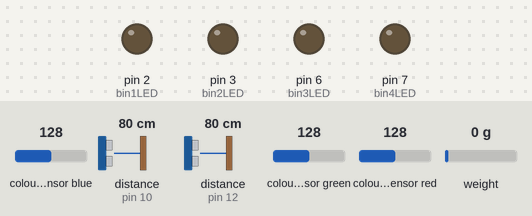
Bench run of a sketch on a simulated Arduino Uno, built with avr-gcc and run on an emulated ATmega328P. On the bench: output pins drawn as LEDs (lit = HIGH). Wiring (inferred from the names in the program): 2 × ultrasonic range finder: trigger pin 9, echo pin 10 / trigger pin 11, echo pin 12. The test bench sets the inputs (shaded band); at power-on: distance to the obstacle (sensors on pin 10, pin 12) 80 cm, colour sensor blue 128, colour sensor green 128, colour sensor red 128, weight on the scale 0 g. The echo pulse lasts 58.3 µs per cm; pins used as bus, display or sensor lines are not drawn; what the sketch prints to the serial monitor is not drawn.

Above: at 4.1 s.
4.2 s: distance to the obstacle (sensor on pin 10) set to 21 cm
5.7 s: distance to the obstacle (sensor on pin 10) set to 17 cm
At 6.4 s:
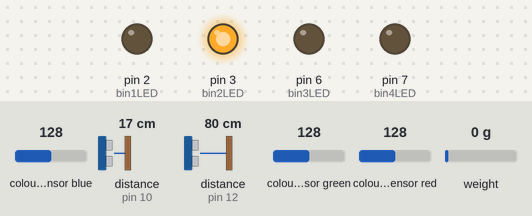
7.3 s: distance to the obstacle (sensor on pin 10) set to 15 cm
8.8 s: distance to the obstacle (sensor on pin 10) set to 11 cm
At 9.6 s:
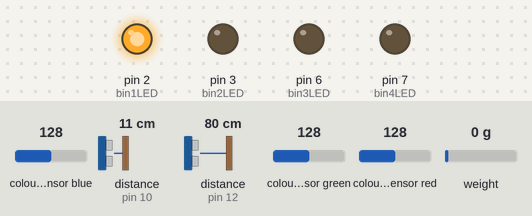
10.3 s: distance to the obstacle (sensor on pin 10) set to 18 cm
At 11.1 s:
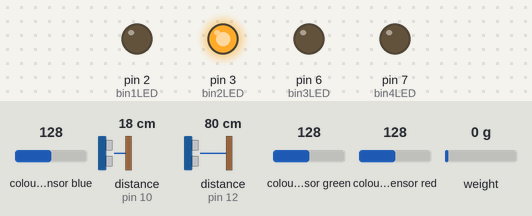
11.9 s: distance to the obstacle (sensor on pin 10) set to 9 cm
At 12.7 s:
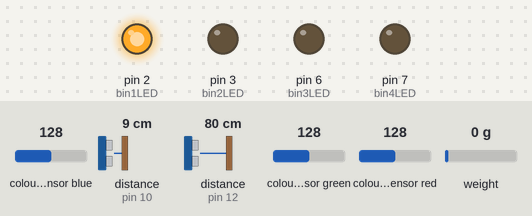
Timing chart, 0 to 14.4 s (numbered marks = the images above; inputs shaded):
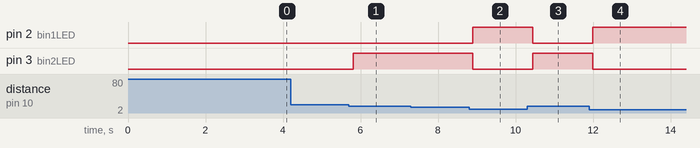

The sketch:

all3sensorsV5.ino
```cpp
// all3sensorsV5
// Vključuje: barvni senzor, tehtnico, 2 ultrazvočna senzorja + LED prikaz polnosti binov

#include <Wire.h>
#include "Adafruit_TCS34725.h"
#include <HX711_ADC.h>
#include <EEPROM.h>

// BARVNI SENZOR
Adafruit_TCS34725 tcs = Adafruit_TCS34725(TCS34725_INTEGRATIONTIME_614MS, TCS34725_GAIN_1X);

// ULTRAZVOČNI SENZORJI
const int trigPin1 = 9;
const int echoPin1 = 10;
const int trigPin2 = 11;
const int echoPin2 = 12;

// LED za bin full indikatorje
const int bin1LED = 2;
const int bin2LED = 3;
const int bin3LED = 6;
const int bin4LED = 7;

// TEHTNICA
const int HX711_dout = 4;
const int HX711_sck = 5;
HX711_ADC LoadCell(HX711_dout, HX711_sck);
const int calVal_eepromAdress = 0;

String currentColor = "UNKNOWN";
int colorID = -1;

void setup() {
  Serial.begin(9600);
  delay(500);

  if (!tcs.begin()) {
    Serial.println("Napaka: TCS3472 senzor NI bil zaznan!");
    while (1);
  }

  pinMode(trigPin1, OUTPUT);
  pinMode(echoPin1, INPUT);
  pinMode(trigPin2, OUTPUT);
  pinMode(echoPin2, INPUT);

  // Nastavi LED pine
  pinMode(bin1LED, OUTPUT);
  pinMode(bin2LED, OUTPUT);
  pinMode(bin3LED, OUTPUT);
  pinMode(bin4LED, OUTPUT);

  // Izklopi vse LED na zacetku
  digitalWrite(bin1LED, LOW);
  digitalWrite(bin2LED, LOW);
  digitalWrite(bin3LED, LOW);
  digitalWrite(bin4LED, LOW);

  LoadCell.begin();
  float calibrationValue = 696.0;
  EEPROM.get(calVal_eepromAdress, calibrationValue);
  LoadCell.setCalFactor(calibrationValue);
  LoadCell.start(2000, true);
  if (LoadCell.getTareTimeoutFlag()) {
    Serial.println("Napaka: HX711 ni odgovoril.");
    while (1);
  }
  while (!LoadCell.update());
  Serial.println("Sistem pripravljen.");
}

long readUltrasonicCM(int trigPin, int echoPin) {
  digitalWrite(trigPin, LOW);
  delayMicroseconds(2);
  digitalWrite(trigPin, HIGH);
  delayMicroseconds(10);
  digitalWrite(trigPin, LOW);
  long duration = pulseIn(echoPin, HIGH, 30000);
  return (duration > 0) ? duration / 29 / 2 : -1;
}

void loop() {
  // 1. BARVNI SENZOR
  uint16_t r, g, b, c;
  tcs.getRawData(&r, &g, &b, &c);
  if (c > 50) {
    float red = (float)r / c;
    float green = (float)g / c;
    float blue = (float)b / c;

    //če zazna rdeč valjček, vrne "Beli kruh"
    if (red > green && red > blue) currentColor = "WHITE", colorID = 0;
    //če zazna modri valjček, vrne "črni kruh"
    else if (red < blue && green < blue) currentColor = "BLACK", colorID = 1;
    else currentColor = "UNKNOWN", colorID = -1;
  } else {
    currentColor = "UNKNOWN"; colorID = -1;
  }

  // 2. ULTRAZVOČNI SENZORJI
  long cm1 = readUltrasonicCM(trigPin1, echoPin1);
  long cm2 = readUltrasonicCM(trigPin2, echoPin2);

  int detectedBin = 0;
  //2 škatli za prvi senzor
  if (cm1 >= 5 && cm1 < 13) detectedBin = 1;
  else if (cm1 >= 13 && cm1 < 19) detectedBin = 2;
  //2 škatli za drugi senzor
  else if (cm2 >= 5 && cm2 < 13) detectedBin = 4;
  else if (cm2 >= 13 && cm2 < 19) detectedBin = 3;

  static int lastDetectedBin = 0;
  if (detectedBin > 0) lastDetectedBin = detectedBin;
  if (cm1 > 25 && cm2 > 25) lastDetectedBin = 0;

  // LED kontrola
  digitalWrite(bin1LED, lastDetectedBin == 1 ? HIGH : LOW);
  digitalWrite(bin2LED, lastDetectedBin == 2 ? HIGH : LOW);
  digitalWrite(bin3LED, lastDetectedBin == 3 ? HIGH : LOW);
  digitalWrite(bin4LED, lastDetectedBin == 4 ? HIGH : LOW);

  // 3. TEŽA
  const byte STABLE_READS = 5;
  const float TOLERANCE = 0.5;
  static float weightBuffer[STABLE_READS];
  static byte bufferIndex = 0;
  static bool bufferFull = false;
  static bool alreadyReported = false;
  static String lastOutputColor = "NONE";
  static float lastOutputWeight = 0.0;

  if (LoadCell.update()) {
    float weight = LoadCell.getData();
    weightBuffer[bufferIndex++] = weight;
    if (bufferIndex >= STABLE_READS) {
      bufferIndex = 0;
      bufferFull = true;
    }

    if (bufferFull) {
      float avg = 0;
      for (byte i = 0; i < STABLE_READS; i++) avg += weightBuffer[i];
      avg /= STABLE_READS;

      bool stable = true;
      for (byte i = 0; i < STABLE_READS; i++) {
        if (abs(weightBuffer[i] - avg) > TOLERANCE) {
          stable = false;
          break;
        }
      }

      //pridobi weight class valjčka
      if (stable && avg >= 5.0 && !alreadyReported && currentColor != "UNKNOWN") {
        String currentClass = "UNKNOWN";
        if (avg >= 7.0 && avg <= 13.0) currentClass = "LIGHT";
        else if (avg >= 17.0 && avg <= 22.0) currentClass = "MEDIUM";
        else if (avg >= 23.0 && avg <= 27.0) currentClass = "HEAVY";

        //izpiši barvo in težo valjčka (vrednost prevere vmesna koda Python)
        if (currentColor != lastOutputColor || abs(avg - lastOutputWeight) > TOLERANCE) {
          Serial.print("COLOR: "); Serial.print(colorID);
          Serial.print(" | WEIGHT CLASS: "); Serial.println(currentClass);
          lastOutputColor = currentColor;
          lastOutputWeight = avg;
          alreadyReported = true;
        }
      }
      if (!stable) alreadyReported = false;
    }
  }

  if (LoadCell.getData() < 4.5 && alreadyReported) {
    alreadyReported = false;
    bufferIndex = 0;
    bufferFull = false;
    for (byte i = 0; i < STABLE_READS; i++) weightBuffer[i] = 0;
    lastOutputColor = "NONE";
    lastOutputWeight = 0.0;
  }

  delay(200);
}
```

Measured:
- the behaviour switches between 20 and 19 cm on distance to the obstacle (sensor on pin 10) (found by bisection; images 0 and 1)
- the behaviour switches between 14 and 13 cm on distance to the obstacle (sensor on pin 10) (found by bisection; images 1 and 2)
- after the input at 4.2 s, every drawn part: stays the same
- after the input at 5.7 s, pin 3 (bin2LED): LOW → HIGH after 0.11 s
- after the input at 7.3 s, every drawn part: stays the same
- after the input at 8.8 s, pin 2 (bin1LED): LOW → HIGH after 0.10 s; pin 3 (bin2LED): HIGH → LOW after 0.10 s
- after the input at 10.3 s, pin 2 (bin1LED): HIGH → LOW after 0.14 s; pin 3 (bin2LED): LOW → HIGH after 0.14 s
- after the input at 11.9 s, pin 2 (bin1LED): LOW → HIGH after 0.09 s; pin 3 (bin2LED): HIGH → LOW after 0.09 s
